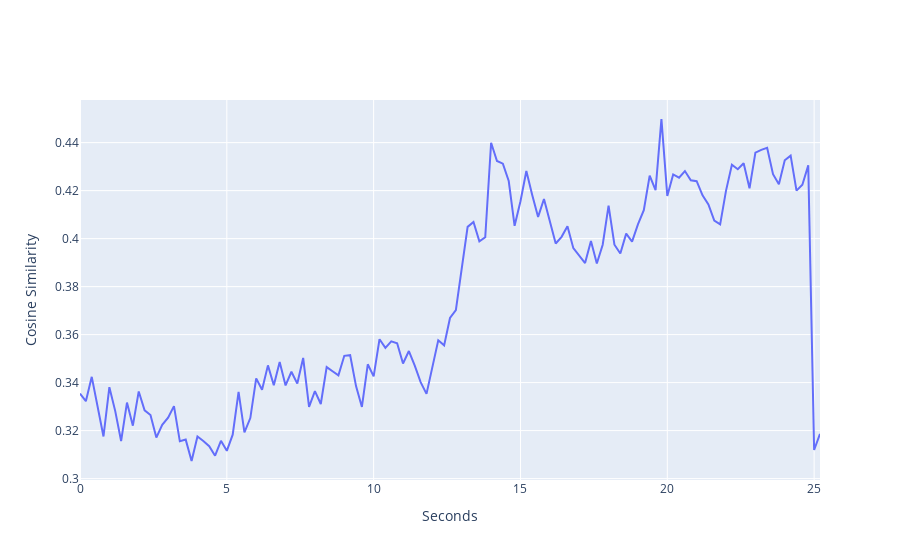

The code cell stored with this chart in its notebook:
### Code cell
frame_embeddings_fruits = search("fruits.mp4", "pineapple", model, frame_embeddings=frame_embeddings_fruits)
